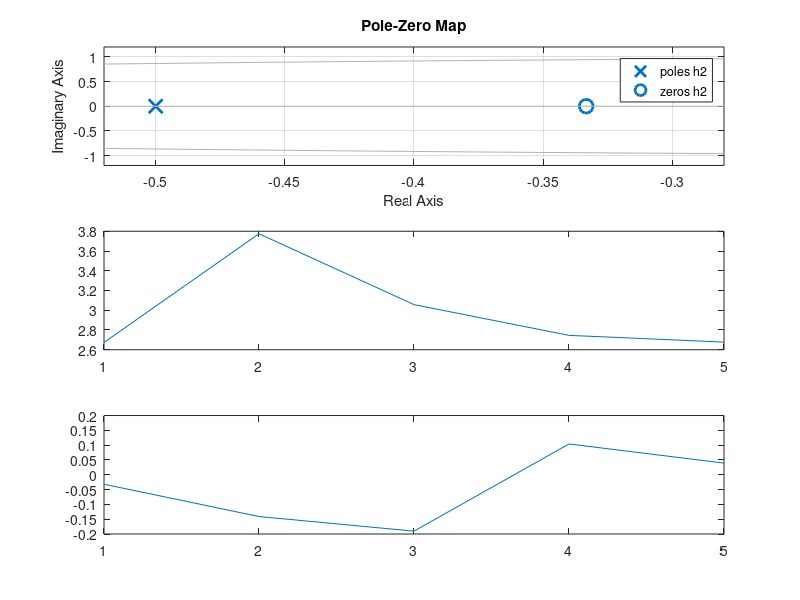
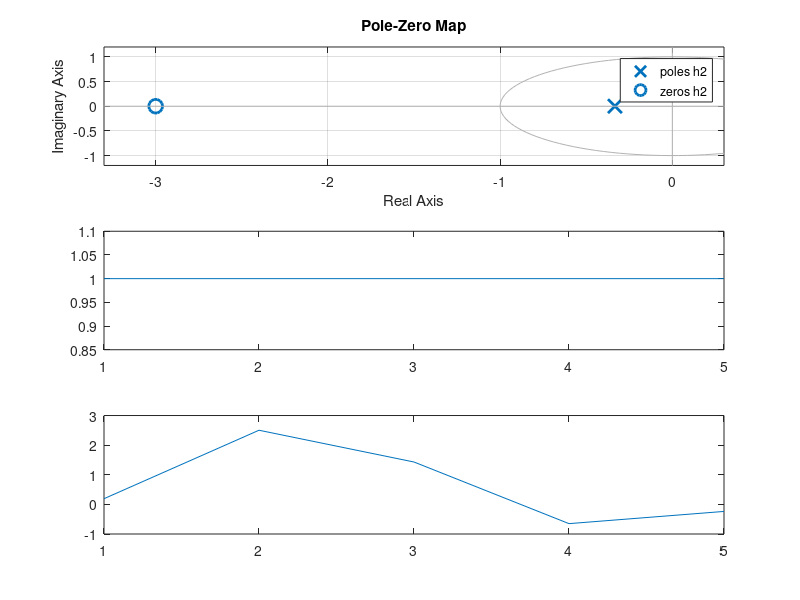

MATLAB code for these plots, in order:
clc;
clearvars;
%%H1
h2 = tf([3 1],[1 1/2],0.1,'variable','z')
subplot(3,1,1);
pzmap(h2);
n = [3 1];
d = [1,1/2];
[H2,w1] = freqz(n,d,'whole');
subplot(3,1,2);
plot(abs(H2));
subplot(3,1,3);
plot(angle(H2));
figure;
%%H2
h2 = tf([1 3],[3 1],0.1,'variable','z')
subplot(3,1,1);
pzmap(h2);
n = [1 3];
d = [3,1];
[H2,w2] = freqz(n,d,'whole');
subplot(3,1,2);
plot(abs(H2));
subplot(3,1,3);
plot(angle(H2));